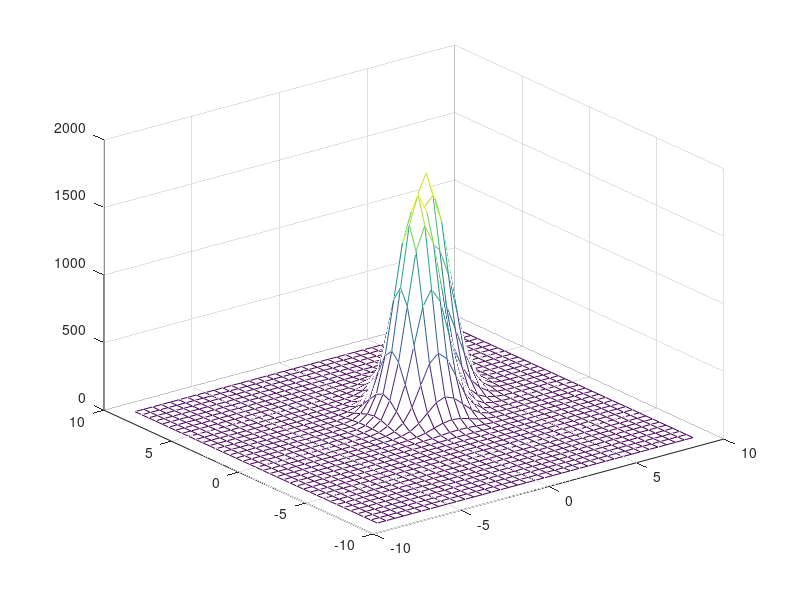

Recreate this plot in MATLAB. (Note: this script raises an error after producing the figure.)
function MLE_Double2D_Gaussian_Final
clc;
clear all;
format long;

pxSize = 1; %um;
b=0;

ux1=pxSize*3;
uy1=pxSize*3;
sigmaValueX1=pxSize*1;
sigmaValueY1=pxSize*1;
N1=10^4;;
a1=1*pxSize;


xShift = 2;
yShift = 2;
ux2=pxSize*(3-xShift);
uy2=pxSize*(3-yShift);
sigmaValueX2=pxSize*1;
sigmaValueY2=pxSize*1;
N2=10^4;;
a1=1*pxSize;


correctCoeffs1 = [ux1 uy1 sigmaValueX1 sigmaValueY1,b,N1];
correctCoeffs2 = [ux2 uy2 sigmaValueX2 sigmaValueY2,b,N2];

%[x,y] = meshgrid(-9:0.25:9,-9:0.25:9);
[x,y] = meshgrid(-9*pxSize:pxSize/2:9*pxSize,-9*pxSize:pxSize/2:9*pxSize);
zValues1 = N1*a1^2*(1./(2.*pi.*sigmaValueX1.*sigmaValueY1)).*exp(-((x-ux1).^2./(2.*sigmaValueX1.^2) + (y-uy1).^2./(2.*sigmaValueY1.^2)));
zValues2 = N2*a1^2*(1./(2.*pi.*sigmaValueX2.*sigmaValueY2)).*exp(-((x-ux2).^2./(2.*sigmaValueX2.^2) + (y-uy2).^2./(2.*sigmaValueY2.^2)));

%corrupt with Poisson noise 
% J = imnoise(zValues,'gaussian',1,0.001)
% zValues=J;
% snr = 0.1;
% s_noisy1 = awgn(zValues1,snr);
% fn1 = zValues1 + randn(size(zValues1))*10; % Adding white noise
% 
% s_noisy2 = awgn(zValues2,snr);
% fn2 = zValues2 + randn(size(zValues2))*10; % Adding white noise

%fn = fn1 + fn2;

fn = zValues1 + zValues2;

figure
%mesh(x,y,zValues);
mesh(x,y,fn);


ux10=2;
uy10=2;
Sx10=0.5;
Sy10=0.5;
b0=0;
N10=10^4;

ux20=2;
uy20=2;
Sx20=0.5;
Sy20=0.5;
b0=0;
N20=10^4;


%x0 = [ux10, uy10, Sx10,Sy10,b0,N10];
x0 = [ux10, ux20, uy10, uy20, Sx10, Sx20, Sy10, Sy20, b0, N10, N20];

% The funtion to be minimized is the negative of the log likelihood
datafun = @(params)(sum (sum ((expected (x,y,params,a1))))-sum (sum (fn.*log (expected (x,y,params,a1)))));
options = optimset ('MaxFunEvals', 100000, 'MaxIter', 100000, 'TolFun', 1e-5);
% fminsearch performs the multivariable minimization
[paramsF,fval,exitflag,output]  = fminsearch (datafun, x0, options);

correctCoeffs1
correctCoeffs2

paramsF


% zValues1Fit = paramsF (10)*a1^2*(1./(2.*pi.*paramsF (5).*paramsF (7))).*exp(-((x-paramsF (1)).^2./(2.*paramsF (5).^2) + (y-paramsF (3)).^2./(2.*paramsF (7).^2)));
% zValues2Fit = paramsF (11)*a1^2*(1./(2.*pi.*paramsF (6).*paramsF (8))).*exp(-((x-paramsF (2)).^2./(2.*paramsF (6).^2) + (y-paramsF (4)).^2./(2.*paramsF (8).^2)));

%YFit = zValues1Fit + zValues2Fit;                  
%YFit = paramsF (10)*a1^2*twoDGauss (x,y,paramsF (1),paramsF (3),paramsF (5),paramsF (7)) + paramsF (11)*a1^2*twoDGauss (x,y,paramsF (2),paramsF (4),paramsF (6),paramsF (8))+paramsF (9)^2;
% figure;
% mesh(x,y,YFit);
figure;
mesh (expected (x,y,paramsF,a1))
% paramsF = [3 3 3 3 1 1 1 1 0 10^4 10^4]
% mesh (expected (x,y,paramsF,a1))

end

function p = twoDGauss (x,y,ux,uy,s1,s2)
% Double 2D Gaussian
p = 1/(2.*pi.*s1.*s2) .* exp (-( (x-ux).^2./(2.*s1.^2)+(y-uy).^2./(2.*s2.^2) ));
end

function E = expected (x,y,params,a)
% The expected counts per pixel.
E = params (10).*a.^2.*twoDGauss (x,y,params (1),params (3),params (5),params (7)) + params (11).*a.^2.*twoDGauss (x,y,params (2),params (4),params (6),params (8)) + params (9).^2;
%E = params (10).*a.^2.*twoDGauss (x,y,params (1),params (3),params (5),params (7)) + params (11).*a.^2.*twoDGauss (x,y,params (2),params (4),params (6),params (8));
end


